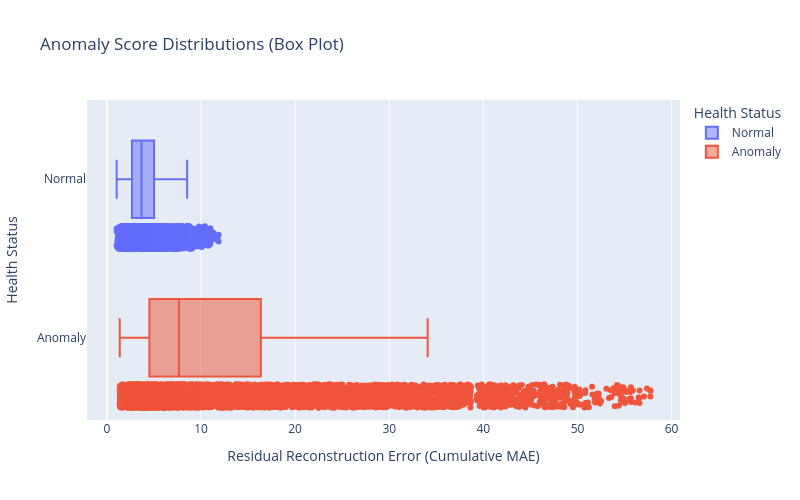
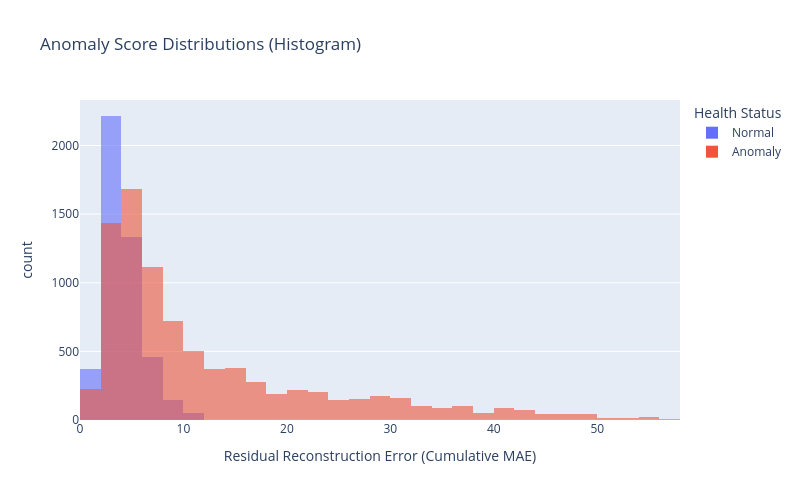

The notebook cell saved with these charts, in order:
### Markdown cell above
### 6.3. Plot the Test Anomaly Score Distributions Across Engine Health Status Categories

### Code cell
# Create a Plotly box plot to depict the distribution and median cumlative anomaly scores across health status categories
box_plot_fig = px.box(
  test_results_df,
  x='Residual Reconstruction Error (Cumulative MAE)',
  y='Health Status',
  color='Health Status',
  points="all",
  title="Anomaly Score Distributions (Box Plot)"
)

# Create a Plotly histogram to depict the overlapping frequency densities of cumulative anomaly scores across health status categories
hist_plot_fig = px.histogram(
  test_results_df,
  x='Residual Reconstruction Error (Cumulative MAE)',
  color='Health Status',
  barmode='overlay',
  opacity=0.6,
  nbins=50,
  title="Anomaly Score Distributions (Histogram)"
)

# Update the sizes of the box plot and histogram visualizations
hist_plot_fig.update_layout(height=500, width=800)
box_plot_fig.update_layout(height=500, width=800)

# Display the anomaly score distribution plots (box plot and histogram)
box_plot_fig.show()
hist_plot_fig.show()

### Figure 1 — Plotly figure (JSON) as saved in the notebook; plotly's stock layout.template omitted (floating-point values rounded to 4 significant figures; data arrays with more than 128 entries replaced by an {"elided": "..."} marker saying what was removed)
{"data": [{"alignmentgroup": "True", "boxpoints": "all", "hovertemplate": "Health Status=%{y}<br>Residual Reconstruction Error (Cumulative MAE)=%{x}<extra></extra>", "legendgroup": "Normal", "marker": {"color": "#636efa"}, "name": "Normal", "notched": false, "offsetgroup": "Normal", "orientation": "h", "showlegend": true, "type": "box", "x": {"elided": "4574 float values"}, "x0": " ", "xaxis": "x", "y": {"elided": "4574 str values"}, "y0": " ", "yaxis": "y"}, {"alignmentgroup": "True", "boxpoints": "all", "hovertemplate": "Health Status=%{y}<br>Residual Reconstruction Error (Cumulative MAE)=%{x}<extra></extra>", "legendgroup": "Anomaly", "marker": {"color": "#EF553B"}, "name": "Anomaly", "notched": false, "offsetgroup": "Anomaly", "orientation": "h", "showlegend": true, "type": "box", "x": {"elided": "8656 float values"}, "x0": " ", "xaxis": "x", "y": {"elided": "8656 str values"}, "y0": " ", "yaxis": "y"}], "layout": {"boxmode": "overlay", "height": 500, "legend": {"title": {"text": "Health Status"}, "tracegroupgap": 0}, "title": {"text": "Anomaly Score Distributions (Box Plot)"}, "width": 800, "xaxis": {"anchor": "y", "domain": [0, 1], "title": {"text": "Residual Reconstruction Error (Cumulative MAE)"}}, "yaxis": {"anchor": "x", "categoryarray": ["Anomaly", "Normal"], "categoryorder": "array", "domain": [0, 1], "title": {"text": "Health Status"}}}}

### Figure 2 — Plotly figure (JSON) as saved in the notebook; plotly's stock layout.template omitted (floating-point values rounded to 4 significant figures; data arrays with more than 128 entries replaced by an {"elided": "..."} marker saying what was removed)
{"data": [{"bingroup": "x", "hovertemplate": "Health Status=Normal<br>Residual Reconstruction Error (Cumulative MAE)=%{x}<br>count=%{y}<extra></extra>", "legendgroup": "Normal", "marker": {"color": "#636efa", "opacity": 0.6, "pattern": {"shape": ""}}, "name": "Normal", "nbinsx": 50, "orientation": "v", "showlegend": true, "type": "histogram", "x": {"elided": "4574 float values"}, "xaxis": "x", "yaxis": "y"}, {"bingroup": "x", "hovertemplate": "Health Status=Anomaly<br>Residual Reconstruction Error (Cumulative MAE)=%{x}<br>count=%{y}<extra></extra>", "legendgroup": "Anomaly", "marker": {"color": "#EF553B", "opacity": 0.6, "pattern": {"shape": ""}}, "name": "Anomaly", "nbinsx": 50, "orientation": "v", "showlegend": true, "type": "histogram", "x": {"elided": "8656 float values"}, "xaxis": "x", "yaxis": "y"}], "layout": {"barmode": "overlay", "height": 500, "legend": {"title": {"text": "Health Status"}, "tracegroupgap": 0}, "title": {"text": "Anomaly Score Distributions (Histogram)"}, "width": 800, "xaxis": {"anchor": "y", "domain": [0, 1], "title": {"text": "Residual Reconstruction Error (Cumulative MAE)"}}, "yaxis": {"anchor": "x", "domain": [0, 1], "title": {"text": "count"}}}}
